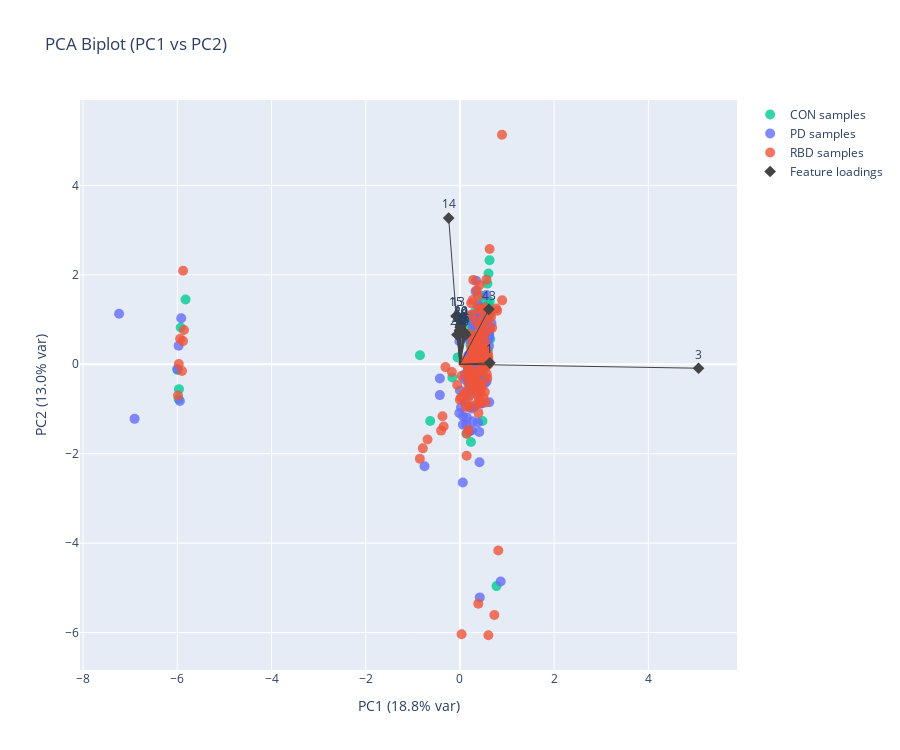

The notebook cell saved with this chart:
### Markdown cell above
## PCA biplot

### Code cell
try:
    score_max = float(np.max(np.abs(pca_scores[:, :2]))) if pca_scores.size else 1.0
    loading_max = float(np.max(np.abs(top_loadings[["PC1", "PC2"]].values))) if not top_loadings.empty else 1.0
    loading_max = loading_max if loading_max != 0 else 1.0
    biplot_scale = (score_max / loading_max) * 0.7 if loading_max else 1.0
    scaled_loadings = top_loadings[["PC1", "PC2"]] * biplot_scale

    fig_biplot = go.Figure()
    for grp in sorted(pca_df["group"].unique()):
        grp_df = pca_df[pca_df["group"] == grp]
        fig_biplot.add_trace(
            go.Scatter(
                x=grp_df["PC1"],
                y=grp_df["PC2"],
                mode="markers",
                name=f"{grp} samples",
                marker=dict(
                    size=10,
                    opacity=0.8,
                    color=group_colors_pca.get(grp, "#888888"),
                ),
                text=grp_df["sample"],
                hovertemplate="Sample: %{text}<br>PC1: %{x:.3f}<br>PC2: %{y:.3f}<extra></extra>",
            )
        )

    for feature, row in scaled_loadings.iterrows():
        fig_biplot.add_shape(
            type="line",
            x0=0,
            y0=0,
            x1=row["PC1"],
            y1=row["PC2"],
            line=dict(color="#444444", width=1),
        )

    fig_biplot.add_trace(
        go.Scatter(
            x=scaled_loadings["PC1"],
            y=scaled_loadings["PC2"],
            mode="markers+text",
            text=scaled_loadings.index,
            textposition="top center",
            marker=dict(color="#444444", size=9, symbol="diamond"),
            name="Feature loadings",
            hovertemplate="Feature: %{text}<br>Scaled PC1 loading: %{x:.3f}<br>Scaled PC2 loading: %{y:.3f}<extra></extra>",
        )
    )

    fig_biplot.update_layout(
        title="PCA Biplot (PC1 vs PC2)",
        xaxis_title=f"PC1 ({pca.explained_variance_ratio_[0]*100:.1f}% var)",
        yaxis_title=f"PC2 ({pca.explained_variance_ratio_[1]*100:.1f}% var)",
        width=900,
        height=750,
    )
    save_figure(
        fig_biplot,
        "s09",
        "pca_biplot_pc1_pc2",
        cfg,
        OUTPUT_DIR
    )
except Exception as e:
    print(f"Error during PCA biplot plotting: {e}")

print("Step 9: PCA plots and scores saved successfully.")

### Figure 1 — Plotly figure (JSON) as saved in the notebook; plotly's stock layout.template omitted (floating-point values rounded to 4 significant figures; data arrays with more than 128 entries replaced by an {"elided": "..."} marker saying what was removed)
{"data": [{"hovertemplate": "Sample: %{text}<br>PC1: %{x:.3f}<br>PC2: %{y:.3f}<extra></extra>", "marker": {"color": "#00CC96", "opacity": 0.8, "size": 10}, "mode": "markers", "name": "CON samples", "text": ["CON01-Control", "CON02-Control", "CON03-Control", "CON04-Control", "CON05-Control", "CON06-Control", "CON07-Control", "CON08-Control", "CON09-Control", "CON10-Control", "CON11-Control", "CON12-Control", "CON13-Control", "CON15-Control", "CON16-Control", "CON17-Control", "CON18-Control", "CON19-Control", "CON20-Control", "CON21-Control", "CON22-Control", "CON23-Control", "CON24-Control", "CON25-Control", "CON26-Control", "CON27-Control", "CON28-Control", "CON29-Control", "CON30-Control", "CON31-Control", "CON32-Control", "CON33-Control", "CON34-Control", "CON35-Control", "CON36-Control", "CON37-Control", "CON38-Control", "CON39-Control", "CON40-Control", "CON55-PD", "CON56-PD", "CON41-Control", "CON42-Control", "CON43-Control", "CON44-Control", "CON45-Control", "CON46-Control", "CON47-Control", "CON48-Control", "CON49-Control", "CON50-Control", "CON51-Control", "CON53-Control", "CON54-Control", "CON55-Control", "CON56-Control", "CON57-Control", "CON58-Control", "CON59-Control", "CON60-Control", "CON61-Control", "CON62-Control", "CON63-Control", "CON65-Control", "CON66-Control", "CON67-Control", "CON68-Control", "CON69-Control", "CON70-Control", "CON72-Control", "CON73-Control", "CON74-Control", "CON75-Control", "CON77-Control", "CON78-Control", "CON79-Control", "CON80-Control", "CON64-Control"], "type": "scatter", "x": [0.2917, 0.2613, 0.4959, 0.6321, 0.1763, -0.1611, 0.7761, 0.3149, -5.973, 0.4366, 0.4554, -0.8486, 0.1407, 0.4355, 0.2183, 0.2247, 0.1204, 0.4251, 0.3263, 0.2762, 0.423, 0.4782, -5.965, 0.2429, -5.929, 0.4596, 0.4281, 0.5906, 0.2757, 0.3405, 0.4665, 0.2674, 0.1676, 0.3627, 0.6063, -5.825, 0.461, 0.427, 0.4428, 0.4494, 0.4946, 0.2009, 0.4406, 0.2239, 0.1969, 0.5144, 0.2337, 0.5588, -0.04805, 0.3838, 0.4082, 0.1979, 0.1534, -5.993, 0.5072, 0.5246, 0.2882, 0.2237, 0.3637, 0.5258, -0.6319, 0.6174, 0.5463, 0.4861, 0.2226, 0.5827, 0.6259, 0.6226, 0.6084, 0.4717, 0.6281, 0.3552, 0.4649, 0.643, 0.6356, 0.5104, 0.2381, 0.4869], "y": [-0.148, 0.5565, 0.1226, 1.405, -0.386, -0.2964, -4.96, 1.033, -0.7758, 0.8436, -0.1983, 0.2036, -1.547, 1.136, 0.8721, 0.6962, -0.6938, 0.03644, -0.09168, 0.5945, 1.069, -1.269, -0.5562, -0.3796, 0.8223, -0.3814, 0.8952, 0.312, -0.2921, 1.222, 1.531, 0.8587, -0.08145, -0.06302, 2.029, 1.45, 0.9297, 1.275, 0.5345, -0.1527, 0.1171, 0.04801, -0.2845, 0.4352, -0.3221, 0.3001, -1.738, 0.5137, 0.1544, -0.4586, 0.4962, 0.6576, 0.07182, -0.1253, 0.1641, -0.2738, 0.6419, -0.5132, 0.8969, 1.065, -1.268, 0.6467, 0.8821, -0.01574, 1.073, 1.804, 1.128, 1.258, 1.329, 0.4412, 2.326, 0.5364, 0.6261, 0.5663, 1.117, 1.143, 0.3942, 1.354]}, {"hovertemplate": "Sample: %{text}<br>PC1: %{x:.3f}<br>PC2: %{y:.3f}<extra></extra>", "marker": {"color": "#636EFA", "opacity": 0.8, "size": 10}, "mode": "markers", "name": "PD samples", "text": ["BIOPD01-PD", "BIOPD02-PD", "BIOPD03-PD", "BIOPD04-PD", "BIOPD05-PD", "BIOPD06-PD", "BIOPD07-PD", "BIOPD09-PD", "BIOPD10-PD", "BIOPD11-PD", "BIOPD12-PD", "BIOPD13-PD", "BIOPD14-PD", "BIOPD18-PD", "BIOPD19-PD", "BIOPD20-PD", "BIOPD21-PD", "BIOPD22-PD", "BIOPD23-PD", "BIOPD24-PD", "BIOPD26-PD", "BIOPD27-PD", "BIOPD28-PD", "BIOPD29-PD", "BIOPD30-PD", "BIOPD34-PD", "BIOPD35-PD", "BIOPD36-PD", "BIOPD37-PD", "BIOPD38-PD", "BIOPD39-PD", "BIOPD40-PD", "BIOPD41-PD", "BIOPD42-PD", "BIOPD43-PD", "BIOPD45-PD", "BIOPD46-PD", "BIOPD47-PD", "BIOPD49-PD", "BIOPD50-PD", "BIOPD51-PD", "BIOPD52-PD", "BIOPD53-PD", "BIOPD54-PD", "BIOPD55-PD", "BIOPD56-PD", "BIOPD57-PD", "BIOPD58-PD", "BIOPD59-PD", "BIOPD60-PD", "BIOPD61-PD", "BIOPD62-PD", "BIOPD63-PD", "BIOPD64-PD", "BIOPD65-PD", "BIOPD66-PD", "BIOPD67-PD", "BIOPD68-PD", "BIOPD69-PD", "BIOPD70-PD", "BIOPD71-PD", "BIOPD72-PD", "BIOPD73-PD", "BIOPD74-PD", "BIOPD75-PD", "BIOPD76-PD", "BIOPD77-PD", "BIOPD78-PD", "BIOPD79-PD", "BIOPD80-PD", "BIOPD81-PD", "BIOPD82-PD", "BIOPD83-PD", "BIOPD84-PD", "BIOPD85-PD", "BIOPD86-PD", "BIOPD87-PD", "BIOPD88-PD", "BIOPD89-PD", "BIOPD90-PD", "BIOPD91-PD", "BIOPD92-PD", "BIOPD93-PD", "BIOPD94-PD", "BIOPD95-PD", "BIOPD65-Control", "BIOPD96-PD", "BIOPD98-PD", "BIOPD99-PD", "BIOPD100-PD", "BIOPD101-PD", "BIOPD102-PD", "BIOPD104-PD", "BIOPD105-PD", "BIOPD106-PD", "BIOPD108-PD", "BIOPD109-PD", "BIOPD110-PD", "BIOPD111-PD", "BIOPD112-PD", "BIOPD114-PD", "BIOPD116-PD", "BIOPD117-PD", "BIOPD118-PD", "BIOPD119-PD", "BIOPD120-PD", "BIOPD121-PD", "BIOPD122-PD", "BIOPD123-PD", "BIOPD125-PD", "BIOPD126-PD", "BIOPD127-PD", "BIOPD128-PD", "BIOPD129-PD", "BIOPD130-PD", "BIOPD131-PD", "BIOPD32-RBDC", "BIOPD33-RBDC"], "type": "scatter", "x": [-7.236, 0.4419, 0.1782, 0.3887, 0.4317, 0.3816, 0.3909, 0.5149, -0.4259, 0.249, 0.3878, 0.3608, 0.08538, 0.452, 0.3527, 0.273, -0.01316, 0.4095, 0.4348, 0.2091, 0.4028, 0.3363, 0.3593, -6.907, 0.06041, 0.2274, 0.2998, 0.2572, 0.06347, 0.4153, 0.4482, 0.06758, -0.7517, 0.4209, 0.3164, 0.2977, 0.5568, 0.2786, 0.175, 0.6372, 0.2711, 0.2055, 0.02315, -5.972, 0.4487, 0.3454, 0.5045, 0.4445, 0.3327, 0.1968, 0.52, -0.01184, -6.001, 0.2942, 0.2875, 0.8648, 0.3455, 0.2632, 0.463, -5.945, 0.3927, 0.4711, 0.1917, 0.104, 0.544, 0.525, 0.3943, 0.164, 0.391, 0.6698, 0.3134, 0.4017, 0.6225, 0.3368, 0.5628, 0.577, 0.102, 0.4267, 0.347, 0.5091, 0.1845, 0.4029, 0.3479, 0.2917, 0.3149, 0.2132, 0.6203, -0.4264, 0.5321, 0.6049, 0.3066, 0.461, 0.4492, 0.5214, 0.5607, 0.000962, 0.2563, 0.2036, 0.3025, 0.527, 0.6241, 0.275, 0.5354, 0.5629, 0.2465, -5.916, 0.6175, 0.6182, 0.3703, 0.1461, 0.5892, 0.6141, 0.1332, 0.529, 0.4469, 0.22, 0.5174, 0.2398], "y": [1.129, 0.8891, 0.2035, 1.135, -0.6, -1.3, -0.2015, 0.6054, -0.3195, -0.9866, -0.5102, -0.6449, -0.3307, -0.2231, -0.1689, -1.276, -1.088, -1.512, -0.2618, -1.498, 0.1337, -0.4915, 0.3959, -1.22, -2.643, -0.1526, -0.4215, -1.477, -1.349, -2.19, 0.4191, -1.169, -2.281, -5.213, -0.1788, 0.3209, 0.7309, 0.8493, -0.3587, 0.7999, -0.3058, -0.5356, -0.9606, 0.4138, -0.8789, -0.4122, -0.3123, 1.007, 1.63, 0.5577, 1.208, 0.5141, -0.1069, 0.03866, 0.9249, -4.856, 1.867, -0.1227, 1.188, -0.8211, 0.984, 0.5497, -0.3927, -0.232, 0.6294, 0.2391, 1.317, -0.1384, 0.006029, 0.9146, -0.3924, -0.147, -0.8507, 0.8807, 1.547, 0.1129, -0.8338, 0.6542, 0.04414, -0.3172, 0.1883, 1.164, -0.4718, 0.1442, -0.5088, 0.5462, 0.6801, -0.6888, 0.1454, 0.5919, -0.9459, -0.87, 0.4887, 1.162, 0.9324, -0.5838, 0.06465, -0.9517, 0.5514, -0.4282, 0.8142, 0.07558, 0.5677, -0.3828, 1.096, 1.029, 0.4112, 0.5717, 0.489, -1.188, 0.675, 1.099, -1.344, 0.2563, -0.3814, -0.6593, 0.3119, 0.2865]}, {"hovertemplate": "Sample: %{text}<br>PC1: %{x:.3f}<br>PC2: %{y:.3f}<extra></extra>", "marker": {"color": "#EF553B", "opacity": 0.8, "size": 10}, "mode": "markers", "name": "RBD samples", "text": {"elided": "142 str values"}, "type": "scatter", "x": {"elided": "142 float values"}, "y": {"elided": "142 float values"}}, {"hovertemplate": "Feature: %{text}<br>Scaled PC1 loading: %{x:.3f}<br>Scaled PC2 loading: %{y:.3f}<extra></extra>", "marker": {"color": "#444444", "size": 9, "symbol": "diamond"}, "mode": "markers+text", "name": "Feature loadings", "text": [3.0, 14.0, 43.0, 15.0, 13.0, 20.0, 24.0, 19.0, 18.0, 59.0, 58.0, 4.0, 5.0, 26.0, 2.0, 44.0, 6.0, 21.0, 23.0, 1.0], "textposition": "top center", "type": "scatter", "x": [5.065, -0.2391, 0.6135, -0.08278, -0.04317, 0.01623, 0.02555, 0.01332, 0.005595, -0.007637, 0.0002719, 0.1009, 0.09076, 0.05873, 0.08378, -0.02025, 0.1233, 0.08449, -0.06287, 0.6346], "y": [-0.08826, 3.269, 1.23, 1.08, 1.078, 0.8895, 0.8649, 0.8556, 0.8272, 0.7624, 0.7381, 0.7073, 0.7042, 0.6994, 0.6855, 0.6886, 0.6631, 0.6639, 0.6602, 0.03315]}], "layout": {"height": 750, "shapes": [{"line": {"color": "#444444", "width": 1}, "type": "line", "x0": 0, "x1": 5.065, "y0": 0, "y1": -0.08826}, {"line": {"color": "#444444", "width": 1}, "type": "line", "x0": 0, "x1": -0.2391, "y0": 0, "y1": 3.269}, {"line": {"color": "#444444", "width": 1}, "type": "line", "x0": 0, "x1": 0.6135, "y0": 0, "y1": 1.23}, {"line": {"color": "#444444", "width": 1}, "type": "line", "x0": 0, "x1": -0.08278, "y0": 0, "y1": 1.08}, {"line": {"color": "#444444", "width": 1}, "type": "line", "x0": 0, "x1": -0.04317, "y0": 0, "y1": 1.078}, {"line": {"color": "#444444", "width": 1}, "type": "line", "x0": 0, "x1": 0.01623, "y0": 0, "y1": 0.8895}, {"line": {"color": "#444444", "width": 1}, "type": "line", "x0": 0, "x1": 0.02555, "y0": 0, "y1": 0.8649}, {"line": {"color": "#444444", "width": 1}, "type": "line", "x0": 0, "x1": 0.01332, "y0": 0, "y1": 0.8556}, {"line": {"color": "#444444", "width": 1}, "type": "line", "x0": 0, "x1": 0.005595, "y0": 0, "y1": 0.8272}, {"line": {"color": "#444444", "width": 1}, "type": "line", "x0": 0, "x1": -0.007637, "y0": 0, "y1": 0.7624}, {"line": {"color": "#444444", "width": 1}, "type": "line", "x0": 0, "x1": 0.0002719, "y0": 0, "y1": 0.7381}, {"line": {"color": "#444444", "width": 1}, "type": "line", "x0": 0, "x1": 0.1009, "y0": 0, "y1": 0.7073}, {"line": {"color": "#444444", "width": 1}, "type": "line", "x0": 0, "x1": 0.09076, "y0": 0, "y1": 0.7042}, {"line": {"color": "#444444", "width": 1}, "type": "line", "x0": 0, "x1": 0.05873, "y0": 0, "y1": 0.6994}, {"line": {"color": "#444444", "width": 1}, "type": "line", "x0": 0, "x1": 0.08378, "y0": 0, "y1": 0.6855}, {"line": {"color": "#444444", "width": 1}, "type": "line", "x0": 0, "x1": -0.02025, "y0": 0, "y1": 0.6886}, {"line": {"color": "#444444", "width": 1}, "type": "line", "x0": 0, "x1": 0.1233, "y0": 0, "y1": 0.6631}, {"line": {"color": "#444444", "width": 1}, "type": "line", "x0": 0, "x1": 0.08449, "y0": 0, "y1": 0.6639}, {"line": {"color": "#444444", "width": 1}, "type": "line", "x0": 0, "x1": -0.06287, "y0": 0, "y1": 0.6602}, {"line": {"color": "#444444", "width": 1}, "type": "line", "x0": 0, "x1": 0.6346, "y0": 0, "y1": 0.03315}], "title": {"text": "PCA Biplot (PC1 vs PC2)"}, "width": 900, "xaxis": {"title": {"text": "PC1 (18.8% var)"}}, "yaxis": {"title": {"text": "PC2 (13.0% var)"}}}}
